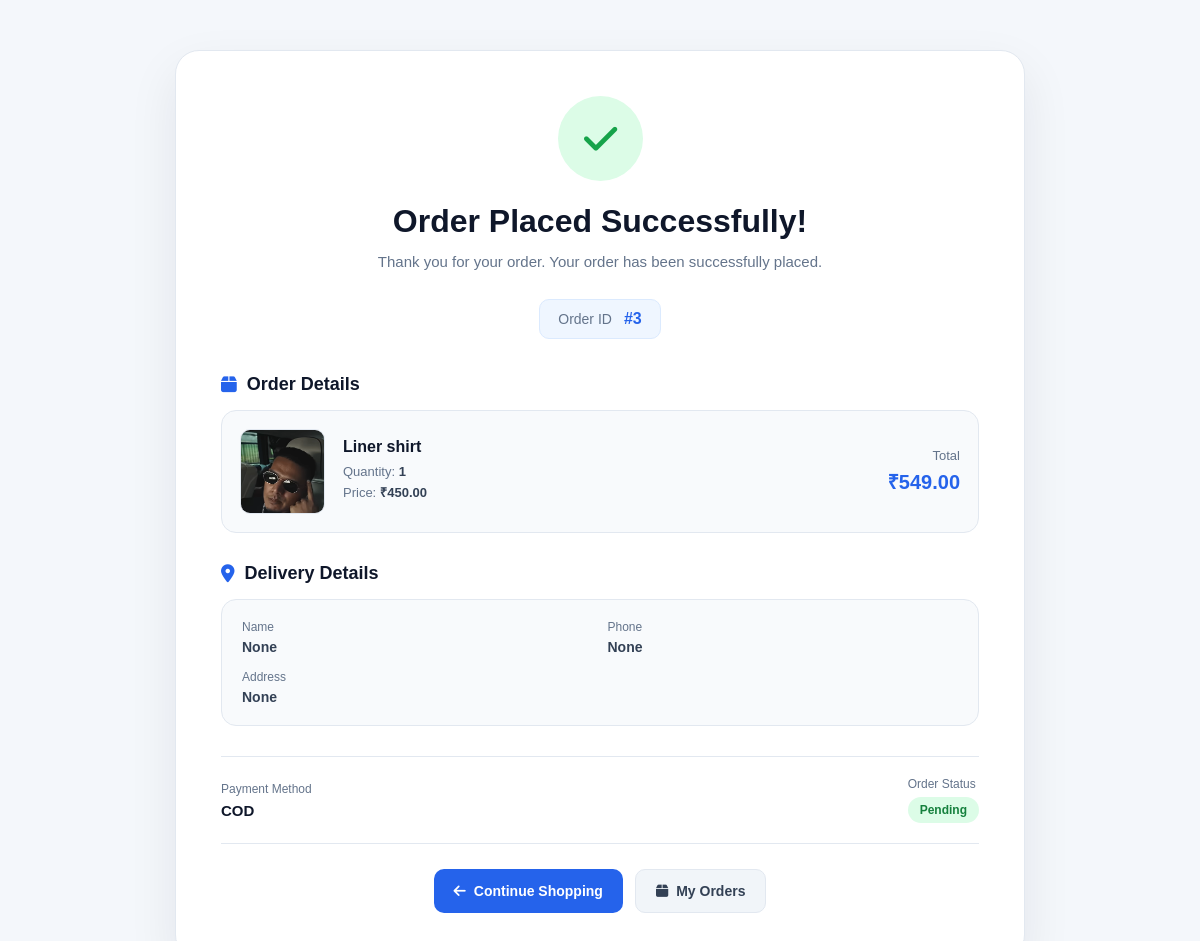
Before: /order-success/3/ with the older database file.
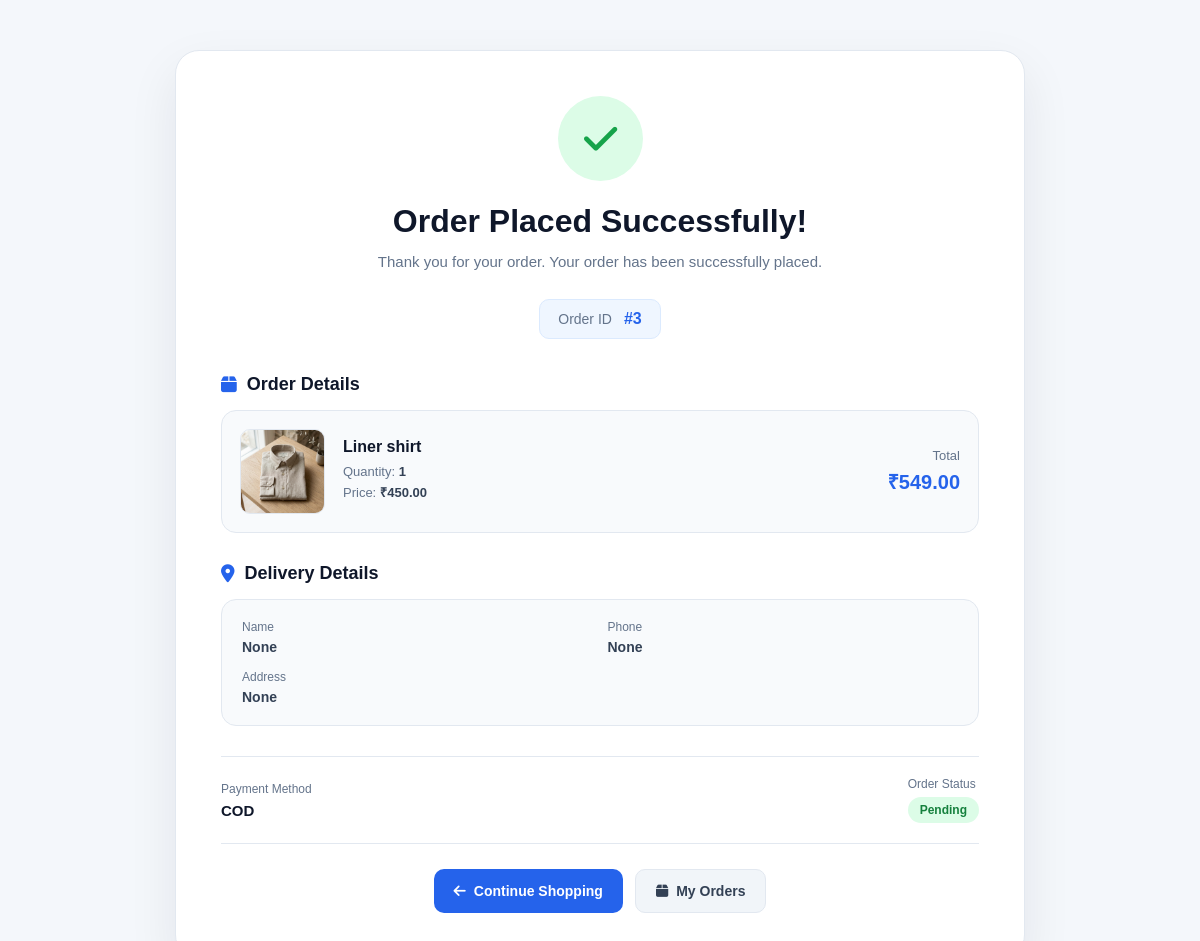
After: the same page with the newer database file.
### user/models.py (models this page shows, shortened)
class Order(models.Model):
    user = models.ForeignKey(User, on_delete=models.CASCADE)
    product = models.ForeignKey(Product, on_delete=models.CASCADE)
    quantity = models.PositiveIntegerField(default=1)
    total_price = models.DecimalField(max_digits=10, decimal_places=2)
    full_name = models.CharField(max_length=100, null=True, blank=True)
    phone = models.CharField(max_length=15, null=True, blank=True)
    address = models.TextField(null=True, blank=True)
    payment_method = models.CharField(max_length=50, default="COD")
    status = models.CharField(max_length=20,default="Pending")
    created_at = models.DateTimeField(auto_now_add=True)

class Product(models.Model):
    name = models.CharField(max_length=100)
    detail = models.CharField(max_length=500)
    price = models.DecimalField(max_digits=10, decimal_places=2)
    quantity = models.PositiveIntegerField()
    category = models.ForeignKey(Category,on_delete=models.CASCADE)
    subCategory = models.ForeignKey(SubCategory,on_delete=models.CASCADE)
    childCategory = models.ForeignKey(ChildCategory,on_delete=models.CASCADE)
    image = models.FileField(upload_to="product",blank=True,null=True)
    createdAt = models.DateField(auto_now_add=True,null=True,blank=True)
    active = models.BooleanField(default=True)

### user/views.py (the view)
# urls.py: path("order-success/<int:id>/",views.orderSuccess,name="orderSuccess"),
def orderSuccess(request, id):
    order = get_object_or_404(
        Order.objects.select_related("product"),
        id=id
    )
    return render(request, "orderSuccess.html", {
        "order": order
    })

### user/context_processors.py (called while the page is built)
def global_data(request):
    user = None
    cart_count = 0
    wishlist_count = 0
    userId = request.session.get("user_id")
    if userId:
        user = User.objects.filter(id=userId).first()
        if user:
            cart_count = sum(cart.quantity for cart in Cart.objects.filter(user=user))
            wishlist_count = Wishlist.objects.filter(user=user).count()
    return {
        "categories": Category.objects.prefetch_related(
            "subcategories__childcategories"
        ),
        "user": user,
        "is_login": "username" in request.session,
        "cart_count": cart_count,
        "wishlist_count": wishlist_count,
    }

### user/templates/orderSuccess.html (shortened to what this page needs)
{% load static %}
<!doctype html>
<html lang="en">
  <head>
    <link rel="stylesheet" href="{% static 'css/orderSuccess.css' %}" />
    <link
      rel="stylesheet"
      href="https://cdnjs.cloudflare.com/ajax/libs/font-awesome/6.7.1/css/all.min.css"
    />
  </head>
  <body>
    <div class="success-page">
      <div class="success-card">
        <div class="success-icon">
          <i class="fa-solid fa-check"></i>
        </div>
        <h1>Order Placed Successfully!</h1>
        <p class="success-message">
          Thank you for your order. Your order has been successfully placed.
        </p>
        <div class="order-id">
          <span>Order ID</span>
          <strong> #{{ order.id }} </strong>
        </div>
        <div class="product-section">
          <h3>
            <i class="fa-solid fa-box"></i>
            Order Details
          </h3>
          <div class="product-card">
            {% if order.product.image %}
            <img
              src="{{ order.product.image.url }}"
              alt="{{ order.product.name }}"
            />
            {% else %}
            <img src="https://placehold.co/100x100" alt="Product" />
            {% endif %}
            <div class="product-info">
              <h4>{{ order.product.name }}</h4>
              <p>
                Quantity:
                <strong>{{ order.quantity }}</strong>
              </p>
              <p>
                Price:
                <strong> ₹{{ order.product.price }} </strong>
              </p>
            </div>
            <div class="product-total">
              <span>Total</span>
              <strong> ₹{{ order.total_price }} </strong>
            </div>
          </div>
        </div>
        <div class="delivery-section">
          <h3>
            <i class="fa-solid fa-location-dot"></i>
            Delivery Details
          </h3>
          <div class="delivery-box">
            <div>
              <span>Name</span>
              <strong> {{ order.full_name }} </strong>
            </div>
            <div>
              <span>Phone</span>
              <strong> {{ order.phone }} </strong>
            </div>
            <div class="address">
              <span>Address</span>
              <strong> {{ order.address }} </strong>
            </div>
          </div>
        </div>
        <div class="payment-section">
          <div>
            <span>Payment Method</span>
            <strong> {{ order.payment_method }} </strong>
          </div>
          <div>
            <span>Order Status</span>
            <strong class="status"> {{ order.status }} </strong>
          </div>
        </div>
        <div class="action-buttons">
          <a href="{% url 'home' %}" class="continue-btn">
            <i class="fa-solid fa-arrow-left"></i>
            Continue Shopping
          </a>
          <a href="{% url 'orders' %}" class="orders-btn">
            <i class="fa-solid fa-box"></i>
            My Orders
          </a>
        </div>
      </div>
    </div>
  </body>
</html>

Changed rows visible on the page:
changed through a linked row, Order "COD": product.image: a different picture
